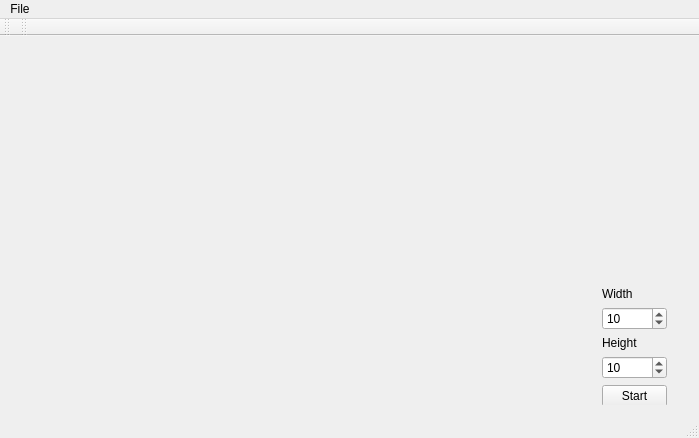
<?xml version="1.0" encoding="UTF-8"?>
<ui version="4.0">
 <class>GUI</class>
 <widget class="QMainWindow" name="GUI">
  <property name="geometry">
   <rect>
    <x>0</x>
    <y>0</y>
    <width>699</width>
    <height>438</height>
   </rect>
  </property>
  <property name="windowTitle">
   <string>IRM</string>
  </property>
  <widget class="QWidget" name="centralWidget">
   <layout class="QHBoxLayout" name="horizontalLayout_3">
    <item>
     <widget class="GLWidget" name="widget" native="true">
      <property name="sizePolicy">
       <sizepolicy hsizetype="Expanding" vsizetype="Preferred">
        <horstretch>0</horstretch>
        <verstretch>0</verstretch>
       </sizepolicy>
      </property>
      <widget class="QWidget" name="layoutWidget">
       <property name="geometry">
        <rect>
         <x>580</x>
         <y>60</y>
         <width>87</width>
         <height>311</height>
        </rect>
       </property>
       <layout class="QVBoxLayout" name="verticalLayout">
        <item>
         <spacer name="verticalSpacer">
          <property name="orientation">
           <enum>Qt::Vertical</enum>
          </property>
          <property name="sizeHint" stdset="0">
           <size>
            <width>20</width>
            <height>40</height>
           </size>
          </property>
         </spacer>
        </item>
        <item>
         <widget class="QLabel" name="label_2">
          <property name="text">
           <string>Width</string>
          </property>
         </widget>
        </item>
        <item>
         <widget class="QSpinBox" name="spinBox1">
          <property name="focusPolicy">
           <enum>Qt::ClickFocus</enum>
          </property>
          <property name="maximum">
           <number>200</number>
          </property>
          <property name="value">
           <number>10</number>
          </property>
         </widget>
        </item>
        <item>
         <widget class="QLabel" name="label">
          <property name="text">
           <string>Height</string>
          </property>
         </widget>
        </item>
        <item>
         <widget class="QSpinBox" name="spinBox2">
          <property name="maximum">
           <number>200</number>
          </property>
          <property name="value">
           <number>10</number>
          </property>
         </widget>
        </item>
        <item>
         <widget class="QPushButton" name="pushButton">
          <property name="text">
           <string>Start</string>
          </property>
         </widget>
        </item>
       </layout>
      </widget>
     </widget>
    </item>
   </layout>
  </widget>
  <widget class="QMenuBar" name="menuBar">
   <property name="geometry">
    <rect>
     <x>0</x>
     <y>0</y>
     <width>699</width>
     <height>19</height>
    </rect>
   </property>
   <widget class="QMenu" name="menuFile">
    <property name="title">
     <string>File</string>
    </property>
    <addaction name="separator"/>
    <addaction name="actionImport_model"/>
    <addaction name="actionLearn_attenation"/>
    <addaction name="separator"/>
    <addaction name="actionExit"/>
   </widget>
   <addaction name="menuFile"/>
  </widget>
  <widget class="QToolBar" name="mainToolBar">
   <attribute name="toolBarArea">
    <enum>TopToolBarArea</enum>
   </attribute>
   <attribute name="toolBarBreak">
    <bool>false</bool>
   </attribute>
  </widget>
  <widget class="QStatusBar" name="statusBar"/>
  <widget class="QToolBar" name="toolBar">
   <property name="windowTitle">
    <string>toolBar</string>
   </property>
   <attribute name="toolBarArea">
    <enum>TopToolBarArea</enum>
   </attribute>
   <attribute name="toolBarBreak">
    <bool>false</bool>
   </attribute>
  </widget>
  <action name="actionNew_project">
   <property name="text">
    <string>New project</string>
   </property>
  </action>
  <action name="actionLoad_project">
   <property name="text">
    <string>Load project</string>
   </property>
  </action>
  <action name="actionSave_project">
   <property name="text">
    <string>Save project</string>
   </property>
  </action>
  <action name="actionImport_model">
   <property name="text">
    <string>Import model</string>
   </property>
  </action>
  <action name="actionExport_model">
   <property name="text">
    <string>Export model</string>
   </property>
  </action>
  <action name="actionClose_project">
   <property name="text">
    <string>Close project</string>
   </property>
  </action>
  <action name="actionExit">
   <property name="text">
    <string>Exit</string>
   </property>
  </action>
  <action name="actionAbout">
   <property name="text">
    <string>About</string>
   </property>
  </action>
  <action name="actionQuick_help">
   <property name="text">
    <string>Quick help</string>
   </property>
  </action>
  <action name="actionLearn_attenation">
   <property name="text">
    <string>Get attenuation</string>
   </property>
  </action>
 </widget>
 <layoutdefault spacing="6" margin="11"/>
 <customwidgets>
  <customwidget>
   <class>GLWidget</class>
   <extends>QWidget</extends>
   <header>glwidget.h</header>
   <container>1</container>
  </customwidget>
 </customwidgets>
 <resources/>
 <connections/>
</ui>
